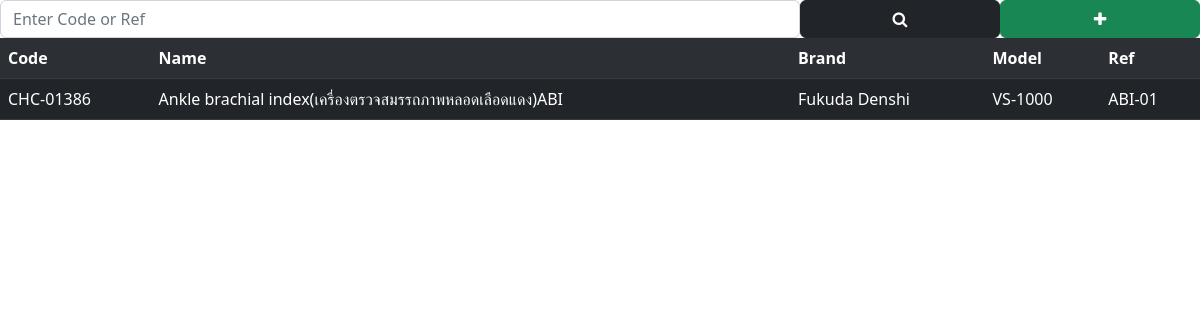
The app's page /list.php?code=CHC-01386 with its own data.
### tables this page shows
CREATE TABLE cpy(
   ID      INTEGER  NOT NULL PRIMARY KEY AUTO_INCREMENT
  ,Code    VARCHAR(20) NOT NULL
  ,Ward    VARCHAR(50)
  ,Name    VARCHAR(100)
  ,Brand   VARCHAR(50)
  ,Model   VARCHAR(50)
  ,SN      VARCHAR(50)
  ,Ref     VARCHAR(50)
  ,Caldate DATE 
  ,PMdate DATE 
  ,Comment VARCHAR(200)
);

### list.php (the view, shortened to what this page needs)
<!DOCTYPE html>
<html lang="en">
<head>
  <link rel="stylesheet" href="https://cdn.jsdelivr.net/npm/bootstrap@5.2.0/dist/css/bootstrap.min.css" />
  <link rel="stylesheet" href="https://cdn.jsdelivr.net/npm/bootstrap-icons@1.7.2/font/bootstrap-icons.css" />
  <link rel="stylesheet" href="https://cdnjs.cloudflare.com/ajax/libs/font-awesome/4.7.0/css/font-awesome.min.css" />
  <link rel="stylesheet" href="main.css">
</head>
<body>
  <div class="row g-0">
    <div class="col-8">
      <input id="inSearch" value="" class="form-control" placeholder="Enter Code or Ref">
    </div>
    <div class="col-2">
      <button type='button' id="btnSearch" onclick="goSearch()" class="btn btn-dark w-100"><i class="fa fa-search" aria-hidden="true"></i></button>
    </div>
    <div class="col-2">
      <button type='button' id="btnAdd" onclick="window.open('add_device.php')" class='btn btn-success w-100'><i class="fa fa-plus" aria-hidden="true"></i></button>
    </div>
  </div>
  <?php
  include_once("conf.php");
  $conn = new mysqli($cpy_server, $cpy_user, $cpy_pass, $cpy_db);
  $code = isset($_GET['code']) ? $_GET['code'] : "";
  $sql = "SELECT * FROM cpy WHERE Code LIKE '%$code%'OR Ref LIKE '%$code%' ORDER BY Ref ASC";
  $result = mysqli_query($conn, $sql);
  echo "<table class='table table-striped table-dark'>
            <tr href='#' class='header'>
            <th>Code</th>
            <th>Name</th>
            <th>Brand</th>
            <th>Model</th>
            <th>Ref</th>
            </tr>";
  while ($row = mysqli_fetch_array($result)) {
    echo "<tr href='device.php?id=" . $row['Code'] . "'>";
    echo "<td>" . $row['Code'] . "</td>";
    echo "<td>" . $row['Name'] . "</td>";
    echo "<td>" . $row['Brand'] . "</td>";
    echo "<td>" . $row['Model'] . "</td>";
    echo "<td>" . $row['Ref'] . "</td>";
    echo "</tr>";
  }
  echo "</table>";
  ?>
</body>
</html>

### list.php (style rules this page uses)
.header { position: sticky; top: 0px; }

### records on screen
cpy: Code "CHC-01386", Name "Ankle brachial index(เครื่องตรวจสมรรถภาพหลอดเลือดแดง)ABI", Brand "Fukuda Denshi", Model "VS-1000", Ref "ABI-01"
